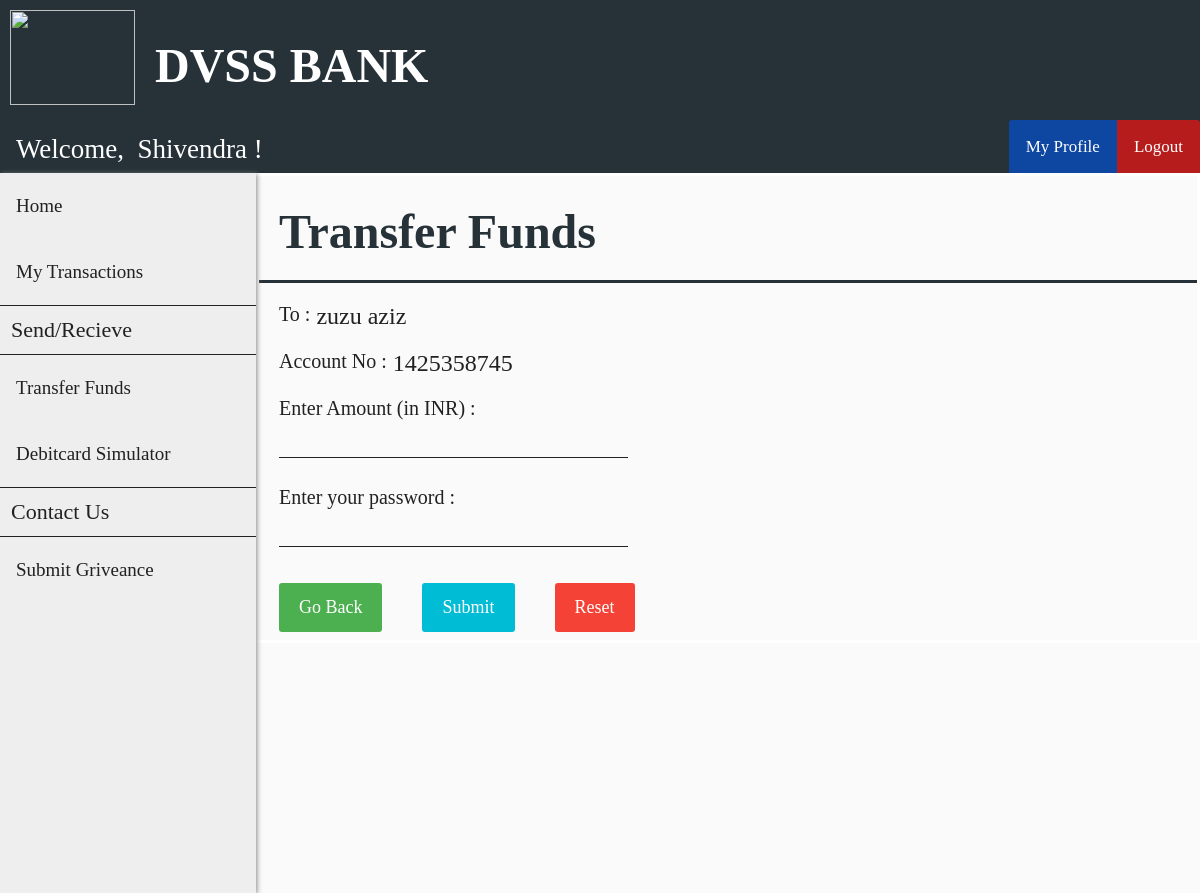
/send_funds.php?cust_id=2 (signed in), run on the app's committed database.
### tables this page shows
CREATE TABLE `customer` (
  `cust_id` int(11) NOT NULL,
  `first_name` varchar(30) DEFAULT NULL,
  `last_name` varchar(30) DEFAULT NULL,
  `gender` varchar(10) DEFAULT NULL,
  `dob` date DEFAULT NULL,
  `aadhar_no` int(11) DEFAULT NULL,
  `email` varchar(30) DEFAULT NULL,
  `phone_no` varchar(20) DEFAULT NULL,
  `address` varchar(255) DEFAULT NULL,
  `branch` varchar(30) DEFAULT NULL,
  `account_no` int(11) DEFAULT NULL,
  `pin` int(4) DEFAULT NULL,
  `uname` varchar(30) DEFAULT NULL,
  `pwd` varchar(30) DEFAULT NULL
);

### send_funds.php (the view, shortened to what this page needs)
<?php
    include "header.php";
    include "customer_navbar.php";
    include "customer_sidebar.php";
    if (isset($_GET['cust_id'])) {
        $id = $_GET['cust_id'];
    }
    $sql0 = "SELECT * FROM customer WHERE cust_id=".$id;
    $result0 = $conn->query($sql0);
    $row0 = $result0->fetch_assoc();
?>
<!DOCTYPE html>
<html>
<head>
    <link rel="stylesheet" href="customer_add_style.css">
</head>
<body>
    <form class="add_customer_form" action="send_funds_action.php?cust_id=<?php echo $id ?>" method="post">
        <div class="flex-container-form_header">
            <h1 id="form_header">Transfer Funds</h1>
        </div>
        <div class="flex-container">
            <div class=container>
                <label>
                    To : <label id="info_label">
                        <?php echo $row0["first_name"]." ".$row0["last_name"] ?>
                    </label>
                </label>
            </div>
        </div>
        <div class="flex-container">
            <div class=container>
                <label>Account No : <label id="info_label"><?php echo $row0["account_no"] ?></label></label>
            </div>
        </div>
        <div class="flex-container">
            <div class=container>
                <label>Enter Amount (in INR) :</label><br>
                <input name="amt" size="24" type="text" required />
            </div>
        </div>
        <div class="flex-container">
            <div  class=container>
                <label>Enter your password :</b></label><br>
                <input name="password" size="24" type="password" required />
            </div>
        </div>
        <div class="flex-container">
            <div class="container">
                <a href="/beneficiary.php" class="button">Go Back</a>
            </div>
            <div class="container">
                <button type="submit">Submit</button>
            </div>
            <div class="container">
                <button type="reset" class="reset" onclick="return confirmReset();">Reset</button>
            </div>
        </div>
    </form>
</body>
</html>

### customer_navbar.php (shortened to what this page needs)
<?php
    include "connect.php";
    if (isset($_SESSION['loggedIn_cust_id'])) {
        $sql0 = "SELECT * FROM customer WHERE cust_id=".$_SESSION['loggedIn_cust_id'];
        $result = $conn->query($sql0);
        $row = $result->fetch_assoc();
    }
?>
<!DOCTYPE html>
<html>
<head>
    <link rel="stylesheet" href="user_navbar_style.css">
</head>
<body>
    <div class="nav-wrapper">
        <div class="topnav" id="theTopNav">
            <a id="user">Welcome, &nbsp<?php echo $row["first_name"]; ?> !</a>
            <a id="logout" href="./logout_action.php" onclick="return confirm('Are you sure?')">Logout</a>
            <a id="profile" href="./customer_profile.php">My Profile</a>
        </div>
    </div>
</body>
</html>

### header_style.css (style rules this page uses)
body { margin: 0; padding: 0; background-color: #FAFAFA; }
h1 { font-family: OpenSans-Light; color: white; font-size: 3rem; line-height: 3rem; margin-top: calc((1.5rem - 2rem) + 2.5rem); margin-bottom: 1.5rem; }

### user_navbar_style.css (style rules this page uses)
.nav-wrapper { height: 53px; background: #333; }
.nav-wrapper .topnav { background-color: #263238; overflow: hidden; height: 53px; }
.topnav a[id="user"] { float: left; display: block; color: white; text-align: center; padding: 14px 16px; text-decoration: none; font-size: 27px; font-family: Roboto-Light; }
.topnav a[id="profile"] { float: right; display: block; color: white; text-align: center; padding: 17px 17px; text-decoration: none; font-size: 17px; font-family: OpenSans-Bold; background-color: #0D47A1; border-top-left-radius: 3px; }
.topnav a[id="logout"] { float: right; display: block; color: white; text-align: center; padding: 17px 17px; text-decoration: none; font-size: 17px; font-family: OpenSans-Bold; background-color: #b71c1c; border-top-right-radius: 3px; }

### customer_add_style.css (style rules this page uses)
.flex-container { display: -webkit-flex; display: flex; margin-left: 256px; width: auto; height: auto; -webkit-flex-wrap: wrap; flex-wrap: wrap; background-color: #FAFAFA; }
.flex-container-form_header { display: -webkit-flex; display: flex; margin-left: 256px; width: auto; height: auto; background-color: #FAFAFA; border-bottom: 3px solid #263238; }
h1[id="form_header"] { margin-left: 20px; font-family: Roboto-Thin; color: #263238; }
form { border: 3px solid white; width: inherit; margin-left: 0px; }
label { display: block; float: left; color: #212121; font-family: OpenSans-Bold; font-size: 20px; }
label[id="info_label"] { display: block; float: right; margin-left: 6px; font-family: Roboto-Regular; color: #212121; font-size: 24px; }
input[type=text], input[type=password] { font-family: Roboto-Regular; color: #212121; font-size: 24px; width: auto; margin: 8px 0; padding: 1px 1px; border: 0; border-bottom: 1px solid #212121; box-sizing: border-box; background-color: transparent; }
.container { margin-top: 20px; margin-left: 20px; margin-right: 20px; float: left; display: inline-block; }
button { font-family: OpenSans-Regular; font-size: 18px; background-color: #00BCD4; color: white; padding: 14px 20px; margin: 8px 0; border: none; cursor: pointer; width: 100%; border-radius: 3px; }
.button { background-color: #4CAF50; border: none; color: white; font-family: OpenSans-Regular; font-size: 18px; padding: 14px 20px; margin: 8px 0; text-align: center; text-decoration: none; display: inline-block; border-radius: 3px; cursor: pointer; }
.reset { width: auto; background-color: #f44336; }

### data on the page
customer: first_name "Shivendra"
customer: first_name "zuzu", last_name "aziz", account_no "1425358745"
